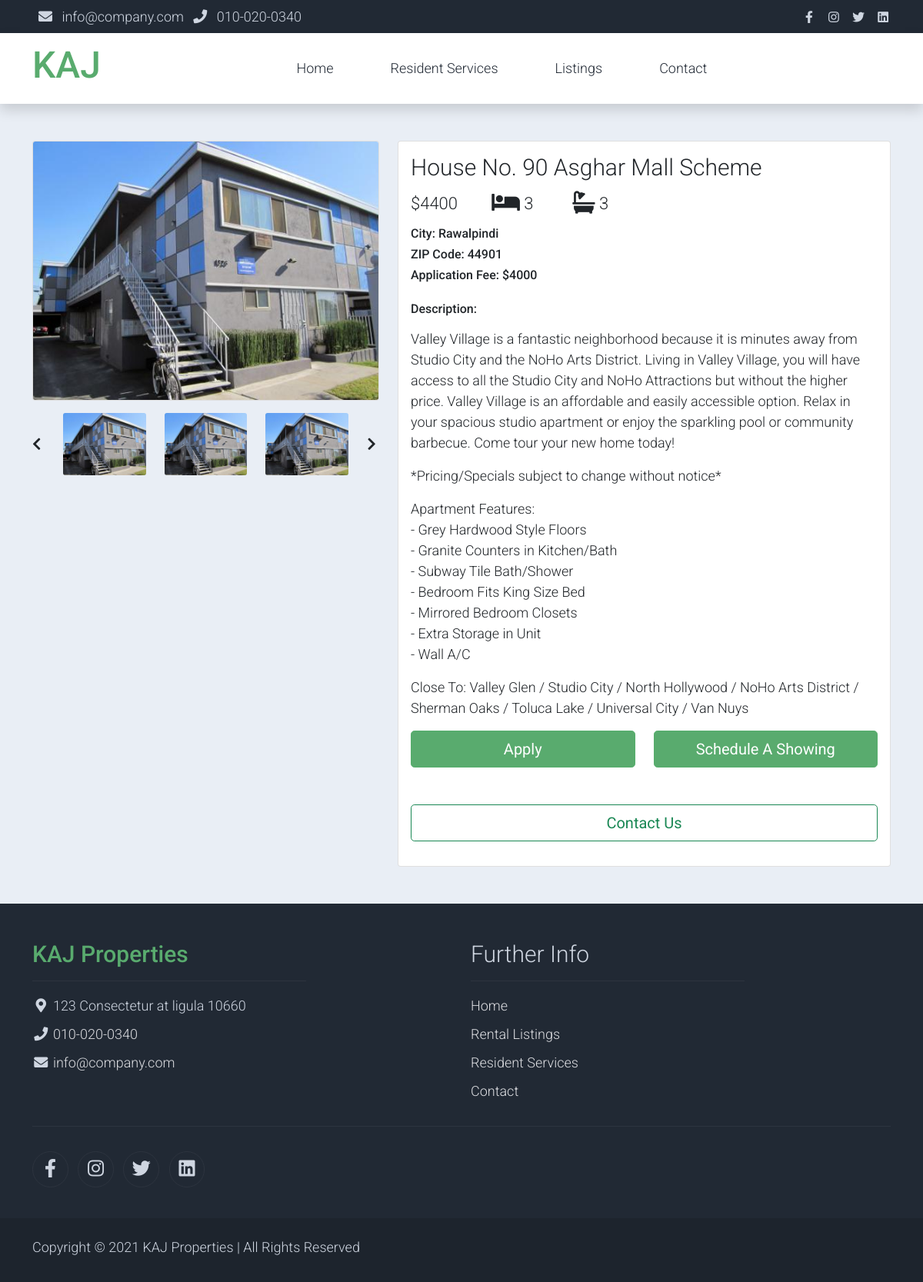
Page /listings/1 on the committed database.
### main/models.py (models this page shows, shortened)
class Listing(models.Model):
    address = models.CharField(max_length=300, null=False, blank=False)
    zip_code = models.IntegerField(null=False, blank=False)
    city = models.CharField(max_length=100, null=False, blank=False)
    beds_count = models.IntegerField(default=1)
    baths_count = models.IntegerField(default=1)
    images = models.ManyToManyField('ListingImage', related_name='images', blank=True)
    price = models.IntegerField(null=False, blank=False)
    application_fee = models.IntegerField(null=False, blank=False, default=1)
    description = models.TextField(null=True, blank=True)
    def get_banner(self):
        return self.images.first().file.url

class ListingImage(models.Model):
    listing = models.ForeignKey(Listing, on_delete=models.CASCADE, related_name='listing')
    file = models.ImageField(upload_to='listing-images', null=False, blank=False)

### main/views.py (the view)
# urls.py: path('listings/<int:id>', views.listing_detail, name='listing-detail'),
def listing_detail(request, id):
    listing = Listing.objects.get(pk=id)
    listing_images = Paginator(listing.images.all().order_by('-id'), 3)
    image_groups = []
    for i in listing_images.page_range:
        image_groups.append(listing_images.page(i).object_list)
    return render(request, 'listing_detail.html', context={'listing': listing, 'image_groups': image_groups})

### main/templates/listing_detail.html (shortened to what this page needs)
{% extends 'base.html' %}
{% load static %}
{% block content %}
<section class="bg-light">
    <div class="container pb-5">
        <div class="row">
            <div class="col-lg-5 mt-5">
                <div class="card mb-3">
                    <img class="card-img img-fluid" src="{{ listing.get_banner }}"
                        alt="Card image cap" id="product-detail">
                </div>
                <div class="row">
                    <div class="col-1 align-self-center">
                        <a href="#multi-item-example" role="button" data-bs-slide="prev">
                            <i class="text-dark fas fa-chevron-left"></i>
                        </a>
                    </div>
                    <div id="multi-item-example" class="col-10 carousel slide carousel-multi-item"
                        data-bs-ride="carousel">
                        <div class="carousel-inner product-links-wap" role="listbox">
                            {% for group in image_groups %}
                                <div class="carousel-item {% if forloop.counter == 1 %} active {% endif %}">
                                    <div class="row">
                                        {% for image in group %}
                                            <div class="col-4">
                                                <a href="#">
                                                    <img class="card-img img-fluid"
                                                        src="{{ image.file.url }}"
                                                        alt="Product Image 1">
                                                </a>
                                            </div>
                                        {% endfor %}
                                    </div>
                                </div>
                            {% endfor %}
                        </div>
                    </div>
                    <div class="col-1 align-self-center">
                        <a href="#multi-item-example" role="button" data-bs-slide="next">
                            <i class="text-dark fas fa-chevron-right"></i>
                        </a>
                    </div>
                </div>
            </div>
            <div class="col-lg-7 mt-5">
                <div class="card">
                    <div class="card-body">
                        <h1 class="h2">{{ listing.address }}</h1>
                        <div class="row">
                            <div class="col-md-2 h3 py-2">${{ listing.price }}</div>
                            <div class="col-md-2 h3 py-2"> <i class="fas fa-bed fa-lg"></i> {{ listing.beds_count }}</div>
                            <div class="col-md-2 h3 py-2"><i class="fas fa-bath fa-lg"></i> {{ listing.baths_count }}</div>
                        </div>
                        <ul class="list-inline">
                            <li class="list-inline-item">
                                <h6>City: {{ listing.city }}</h6>
                                <h6>ZIP Code: {{ listing.zip_code }}</h6>
                                <h6>Application Fee: ${{ listing.application_fee }}</h6>
                            </li>
                        </ul>
                        <h6>Description:</h6>
                        <p>
                            {{ listing.description|linebreaks }}
                        </p>
                        <div class="row pb-3">
                            <div class="col-md-6 d-grid">
                                <button type="submit" class="btn btn-success btn-lg" name="submit" value="apply">Apply</button>
                            </div>
                            <div class="col-md-6 d-grid">
                                <button type="submit" class="btn btn-success btn-lg" name="submit" value="schedule">Schedule A Showing</button>
                            </div>
                            <div class="col d-grid mt-5">
                                <button type="submit" class="btn btn-outline-success btn-lg" name="submit" value="contact">Contact Us</button>
                            </div>
                        </div>
                    </div>
                </div>
            </div>
        </div>
    </div>
</section>
{% endblock content %}

### main/static/assets/css/templatemo.css (style rules this page uses)
body, ul, li, p, a, label, input, div { font-family: 'Roboto', sans-serif; font-size: 18px !important; font-weight: 300 !important; }
.h2 { font-family: 'Roboto', sans-serif; font-size: 30px !important; font-weight: 300; }
.h3 { font-family: 'Roboto', sans-serif; font-size: 22px !important; }
.bg-light { background-color: #e9eef5 !important; }
.btn-success { background-color: #59ab6e !important; border-color: #56ae6c !important; }

### rows in the picture
Listing: get_banner (picture), address "House No. 90 Asghar Mall Scheme", price "4400", beds_count "3", baths_count "3", city "Rawalpindi", zip_code "44901", application_fee "4000", description "Valley Village is a fantastic neighborhood because it is minutes away from Studio City and the NoHo Arts District. Living in Valley Village, you will have access to all the Studio City and NoHo Attractions but without the higher price. Valley Village is an affordable and easily accessible option. Relax in your spacious studio apartment or enjoy the sparkling pool or community barbecue. Come tour your new home today! *Pricing/Specials subject to change without notice* Apartment Features: - Grey Hardwood Style Floors - Granite Counters in Kitchen/Bath - Subway Tile Bath/Shower - Bedroom Fits King Size Bed - Mirrored Bedroom Closets - Extra Storage in Unit - Wall A/C Close To: Valley Glen /…"
ListingImage: file (picture)
ListingImage: file (picture)
ListingImage: file (picture)
